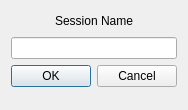
<?xml version="1.0" encoding="UTF-8"?>
<ui version="4.0">
 <class>NewSessionDialog</class>
 <widget class="QDialog" name="NewSessionDialog">
  <property name="geometry">
   <rect>
    <x>0</x>
    <y>0</y>
    <width>186</width>
    <height>110</height>
   </rect>
  </property>
  <property name="windowTitle">
   <string>Dialog</string>
  </property>
  <layout class="QVBoxLayout" name="verticalLayout_2">
   <item>
    <layout class="QVBoxLayout" name="verticalLayout">
     <item>
      <layout class="QHBoxLayout" name="horizontalLayout">
       <item>
        <spacer name="horizontalSpacer">
         <property name="orientation">
          <enum>Qt::Horizontal</enum>
         </property>
         <property name="sizeHint" stdset="0">
          <size>
           <width>40</width>
           <height>20</height>
          </size>
         </property>
        </spacer>
       </item>
       <item>
        <widget class="QLabel" name="label">
         <property name="text">
          <string>Session Name</string>
         </property>
        </widget>
       </item>
       <item>
        <spacer name="horizontalSpacer_2">
         <property name="orientation">
          <enum>Qt::Horizontal</enum>
         </property>
         <property name="sizeHint" stdset="0">
          <size>
           <width>40</width>
           <height>20</height>
          </size>
         </property>
        </spacer>
       </item>
      </layout>
     </item>
     <item>
      <widget class="QLineEdit" name="lineEdit"/>
     </item>
     <item>
      <widget class="QDialogButtonBox" name="buttonBox">
       <property name="orientation">
        <enum>Qt::Horizontal</enum>
       </property>
       <property name="standardButtons">
        <set>QDialogButtonBox::Cancel|QDialogButtonBox::Ok</set>
       </property>
      </widget>
     </item>
     <item>
      <spacer name="verticalSpacer">
       <property name="orientation">
        <enum>Qt::Vertical</enum>
       </property>
       <property name="sizeHint" stdset="0">
        <size>
         <width>20</width>
         <height>40</height>
        </size>
       </property>
      </spacer>
     </item>
    </layout>
   </item>
  </layout>
 </widget>
 <resources/>
 <connections>
  <connection>
   <sender>buttonBox</sender>
   <signal>accepted()</signal>
   <receiver>NewSessionDialog</receiver>
   <slot>accept()</slot>
   <hints>
    <hint type="sourcelabel">
     <x>248</x>
     <y>254</y>
    </hint>
    <hint type="destinationlabel">
     <x>157</x>
     <y>274</y>
    </hint>
   </hints>
  </connection>
  <connection>
   <sender>buttonBox</sender>
   <signal>rejected()</signal>
   <receiver>NewSessionDialog</receiver>
   <slot>reject()</slot>
   <hints>
    <hint type="sourcelabel">
     <x>316</x>
     <y>260</y>
    </hint>
    <hint type="destinationlabel">
     <x>286</x>
     <y>274</y>
    </hint>
   </hints>
  </connection>
 </connections>
</ui>
